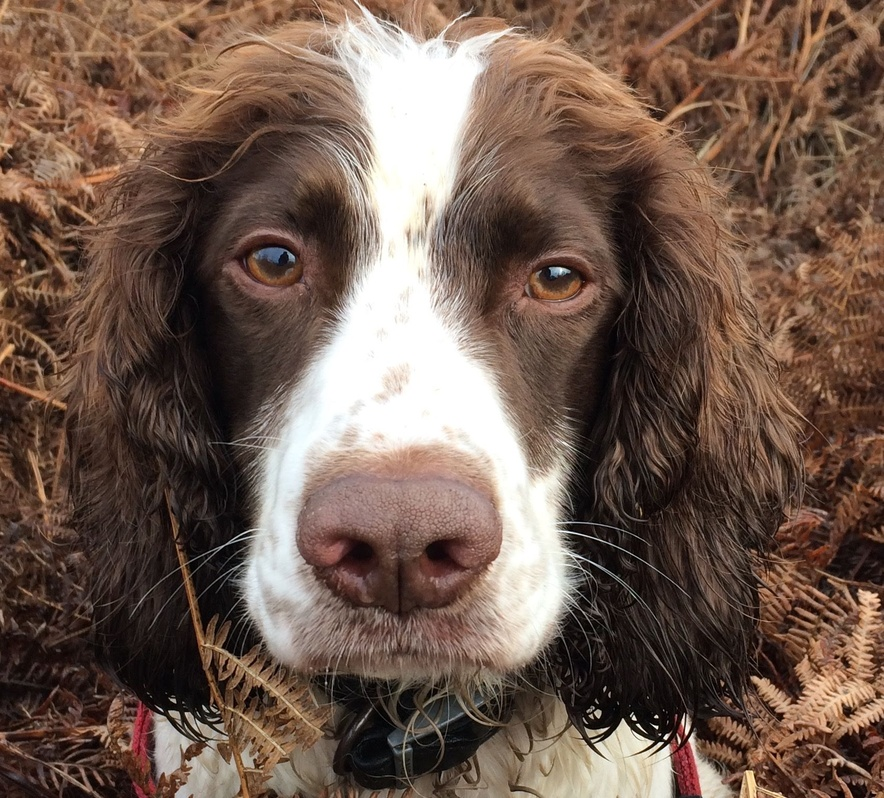
#> input picture nbs/images/mole.jpg, 884 x 798 px, shrunk from 1684 x 1521 before the run
$ jupyter execute --allow-errors 00_imgtk.ipynb
#> lines starting #> are read from the running program, lines starting #| are printed output that depends on the picture
# imgtk

> Tools to manipulate images

[cell 1]
# | default_exp imgtk

[cell 2]
# | hide
from nbdev.showdoc import *

[cell 3]
# | export
from itertools import product
from pathlib import Path
from typing import *

import matplotlib.pyplot as plt
import pandas as pd
import pyautogui
import pyperclip
from fastcore.test import *
import fire
from matplotlib.image import imread
from PIL import Image
from pillow_heif import register_heif_opener

[cell 4]
# | export
register_heif_opener()
#> (this line was passed over: pillow_heif is not available in this run)

[cell 5]
# | export


def fmter(
    src: Union[str, Path],  # source image path # fmt: skip
    fmt: str = "png",  # target image format # fmt: skip
) -> None:
    """Convert image format"""
#> called with fmt = 'png'
    src = Path(src)
    trg = src.parent / f"{src.stem}.{fmt}"
    Image.open(src).save(trg)

Test file is created by `fmter`

[cell 6]
dir_img = Path("images").absolute()
if (dir_img / "mole.png").exists():
    (dir_img / "mole.png").unlink()
fmter(dir_img / "mole.jpg", "png")
#> (the rest of this cell did not finish here and is left out)

Test saved image has the same size as the original one

#> (a cell that did not finish here is left out)

[cell 8]
# | export


def recolor(
    src: str,  # source image path
    trg: str,  # target image path
    color: tuple[int, int, int],  # color to recolor to
) -> None:
    """Recolor image except pixels with alpha=0"""
#> called with color = (0, 0, 255)
    src, trg = Path(src), Path(trg)
    img = Image.open(src)
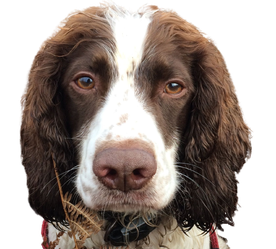
#> input picture nbs/images/mole-no-background.png, 276 x 249 px, shrunk from 526 x 475 before the run
#> img is the input picture: PIL image 276x249 RGBA; mean R, G, B, A 82, 69.4, 62.7, 174.3
    width, height = img.size
#> width = 276; height = 249
    for x in range(width):
        for y in range(height):
            rgba = img.getpixel((x, y))
            if rgba[-1] != 0:
                img.putpixel((x, y), color)
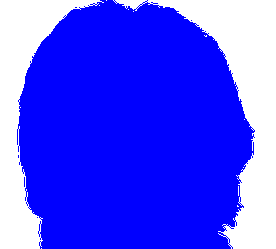
#> img: PIL image 276x249 RGBA; mean R, G, B, A 0, 0, 180.8, 180.8; transparent parts drawn white
    img.save(trg)

Test file is created by `recolor`

[cell 9]
rgb = (0, 0, 255)
blue_png = dir_img / "mole-blue.png"
if blue_png.exists():
    blue_png.unlink()
recolor(dir_img / "mole-no-background.png", blue_png, rgb)
#> (the rest of this cell did not finish here and is left out)

Test `rgb` is equal to the most common pixel color in the target image.

[cell 10]
img = Image.open(blue_png)
pixels = [img.getpixel((i, j)) for i, j in product(*map(range, img.size))]
#> pixels = 68724 items
pixel = pd.Series(pixels).value_counts().index[0][:3]
#> pixel = (0, 0, 255)
#> (the rest of this cell did not finish here and is left out)

[cell 11]
# | export
# | hide


def pixel_rgb() -> Tuple[int, int, int]:
    """Return the rgb of current mouse cursor position."""
    return tuple(pyautogui.pixel(*pyautogui.position()))


def rgb2hex(r: int, g: int, b: int) -> str:
    return f"#{r:02X}{g:02X}{b:02X}"


def pixel_hex():
    """Return the hex of current mouse cursor position."""
    return rgb2hex(*pixel_rgb())

[cell 12]
# | export
def pixel_color(
    fmt: str = "rgb",  # format of retured color (rgb or hex) # fmt: skip
) -> None:
    """Add the color of current mouse cursor position to the clipboard."""
    try:
        color = {"rgb": pixel_rgb, "hex": pixel_hex}[fmt]()
    except KeyError:
        raise ValueError(f"invalid format: {fmt}")
    pyperclip.copy(str(color))

#> (a cell that did not finish here is left out)

[cell 14]
# | export
def main():
    fire.Fire({"fmter": fmter, "pixel_color": pixel_color, "recolor": recolor})


if __name__ == "__main__":
    main()

[cell 15]
# | hide
import nbdev

nbdev.nbdev_export()
#> (this line was passed over: nbdev is not available in this run)
